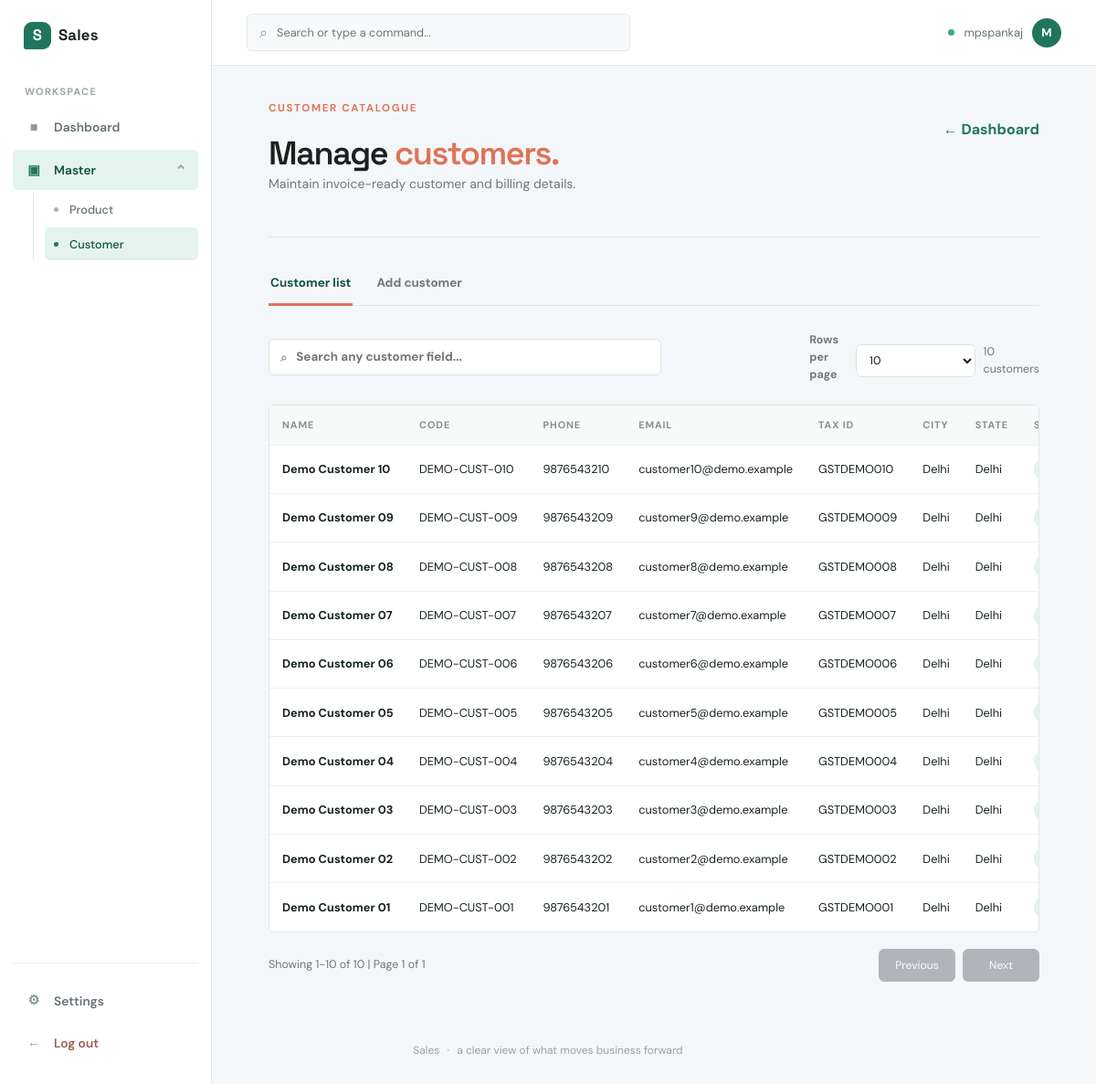
The page /customers (signed in) on the database its author committed.
### tables this page shows
CREATE TABLE customers (
                id INTEGER PRIMARY KEY AUTOINCREMENT,
                name TEXT NOT NULL,
                customer_code TEXT NOT NULL COLLATE NOCASE UNIQUE,
                phone TEXT NOT NULL,
                email TEXT,
                tax_id TEXT,
                billing_address TEXT NOT NULL,
                shipping_address TEXT,
                city TEXT,
                state TEXT,
                postal_code TEXT,
                country TEXT NOT NULL DEFAULT 'India',
                notes TEXT,
                status TEXT NOT NULL DEFAULT 'active' CHECK (status IN ('active', 'inactive')),
                created_at TEXT NOT NULL
            );

### app.py (the view)
@app.route("/customers")
@login_required
def customers():
    rows = get_db().execute(
        "SELECT id, name, customer_code, phone, email, tax_id, billing_address, shipping_address, "
        "city, state, postal_code, country, notes, status, created_at FROM customers ORDER BY id DESC"
    ).fetchall()
    customer_list = []
    for row in rows:
        customer = dict(row)
        customer["search_text"] = " ".join(str(value or "") for value in row)
        customer_list.append(customer)
    return render_template("customers.html", customers=customer_list)

### app.py (called while the page is built)
def get_db():
    if "db" not in g:
        g.db = sqlite3.connect(
            app.config["DATABASE"], timeout=app.config["DATABASE_TIMEOUT"]
        )
        g.db.row_factory = sqlite3.Row
    return g.db

def login_required(view):
    @wraps(view)
    def wrapped_view(*args, **kwargs):
        if session.get("user_id") is None:
            flash("Please log in to continue.", "warning")
            return redirect(url_for("login"))
        return view(*args, **kwargs)
    return wrapped_view

def get_app_settings():
    settings = {
        "show_sales_app": True,
        "show_products": True,
        "show_customers": True,
    }
    rows = get_db().execute(
        "SELECT setting_key, setting_value FROM app_settings"
    ).fetchall()
    for row in rows:
        if row["setting_key"] in settings:
            settings[row["setting_key"]] = row["setting_value"] == "1"
    return settings

@app.context_processor
def inject_app_settings():
    if session.get("user_id"):
        return {"app_settings": get_app_settings()}
    return {"app_settings": {}}

### templates/customers.html (shortened to what this page needs)
{% extends "base.html" %}
{% block content %}
<section class="workspace-panel product-management-panel">
    <div class="workspace-heading">
        <div>
            <p class="eyebrow">Customer catalogue</p>
            <h1>Manage <em>customers.</em></h1>
            <p class="dashboard-copy">Maintain invoice-ready customer and billing details.</p>
        </div>
        <a class="back-link" href="{{ url_for('dashboard') }}">&#8592; Dashboard</a>
    </div>
    <nav class="product-tabs" aria-label="Customer sections">
        <a class="product-tab active" href="{{ url_for('customers') }}">Customer list</a>
        <a class="product-tab" href="{{ url_for('add_customer') }}">Add customer</a>
    </nav>
    <div class="product-list-toolbar">
        <label class="product-search" for="customer-search"><span aria-hidden="true">&#8981;</span><input
                id="customer-search" type="search" placeholder="Search any customer field..."
                autocomplete="off"></label>
        <div class="product-list-options"><label class="page-size-control" for="customer-page-size">Rows per
                page</label><select id="customer-page-size" class="page-size-select">
                <option value="10" selected>10</option>
            </select><span id="customer-result-count" class="table-meta">{{ customers|length }} customers</span></div>
    </div>
    <div class="table-scroll-wrap">
        <table class="product-table">
            <thead>
                <tr>
                    <th>Name</th>
                    <th>Code</th>
                    <th>Phone</th>
                    <th>Email</th>
                    <th>Tax ID</th>
                    <th>City</th>
                    <th>State</th>
                    <th>Status</th>
                </tr>
            </thead>
            <tbody>
                {% for customer in customers %}<tr class="customer-row"
                    data-search="{{ customer.search_text|lower|e }}">
                    <td><strong>{{ customer.name|e }}</strong></td>
                    <td>{{ customer.customer_code|e }}</td>
                    <td>{{ customer.phone|e }}</td>
                    <td>{{ customer.email or '-' }}</td>
                    <td>{{ customer.tax_id or '-' }}</td>
                    <td>{{ customer.city or '-' }}</td>
                    <td>{{ customer.state or '-' }}</td>
                    <td><span class="status-pill status-{{ customer.status }}">{{ customer.status|capitalize }}</span>
                    </td>
                </tr>{% endfor %}
            </tbody>
        </table>
    </div>
    <div class="product-pagination" aria-label="Customer table pagination"><span id="customer-page-status"
            class="table-meta"></span>
        <div class="pagination-actions"><button id="customer-previous" class="btn btn-secondary"
                type="button">Previous</button><button id="customer-next" class="btn btn-secondary"
                type="button">Next</button></div>
    </div>
</section>
{% endblock %}

### rows shown on the page
customers: name "Demo Customer 10", customer_code "DEMO-CUST-010", phone "9876543210", email "customer10@demo.example", tax "GSTDEMO010", city "Delhi", state "Delhi"
customers: name "Demo Customer 09", customer_code "DEMO-CUST-009", phone "9876543209", email "customer9@demo.example", tax "GSTDEMO009", city "Delhi", state "Delhi"
customers: name "Demo Customer 08", customer_code "DEMO-CUST-008", phone "9876543208", email "customer8@demo.example", tax "GSTDEMO008", city "Delhi", state "Delhi"
customers: name "Demo Customer 07", customer_code "DEMO-CUST-007", phone "9876543207", email "customer7@demo.example", tax "GSTDEMO007", city "Delhi", state "Delhi"
customers: name "Demo Customer 06", customer_code "DEMO-CUST-006", phone "9876543206", email "customer6@demo.example", tax "GSTDEMO006", city "Delhi", state "Delhi"
customers: name "Demo Customer 05", customer_code "DEMO-CUST-005", phone "9876543205", email "customer5@demo.example", tax "GSTDEMO005", city "Delhi", state "Delhi"
customers: name "Demo Customer 04", customer_code "DEMO-CUST-004", phone "9876543204", email "customer4@demo.example", tax "GSTDEMO004", city "Delhi", state "Delhi"
customers: name "Demo Customer 03", customer_code "DEMO-CUST-003", phone "9876543203", email "customer3@demo.example", tax "GSTDEMO003", city "Delhi", state "Delhi"
customers: name "Demo Customer 02", customer_code "DEMO-CUST-002", phone "9876543202", email "customer2@demo.example", tax "GSTDEMO002", city "Delhi", state "Delhi"
customers: name "Demo Customer 01", customer_code "DEMO-CUST-001", phone "9876543201", email "customer1@demo.example", tax "GSTDEMO001", city "Delhi", state "Delhi"

### other values the page prints
{{ session.get('username') }} "mpspankaj"
{{ session.get('username', 'U')[0]|upper }} "M"
